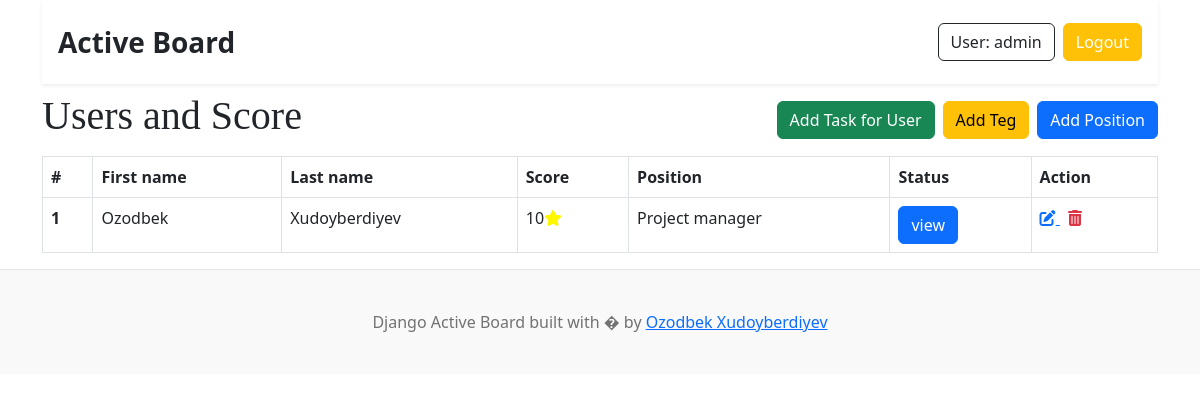
The app's page / (signed in), older data.
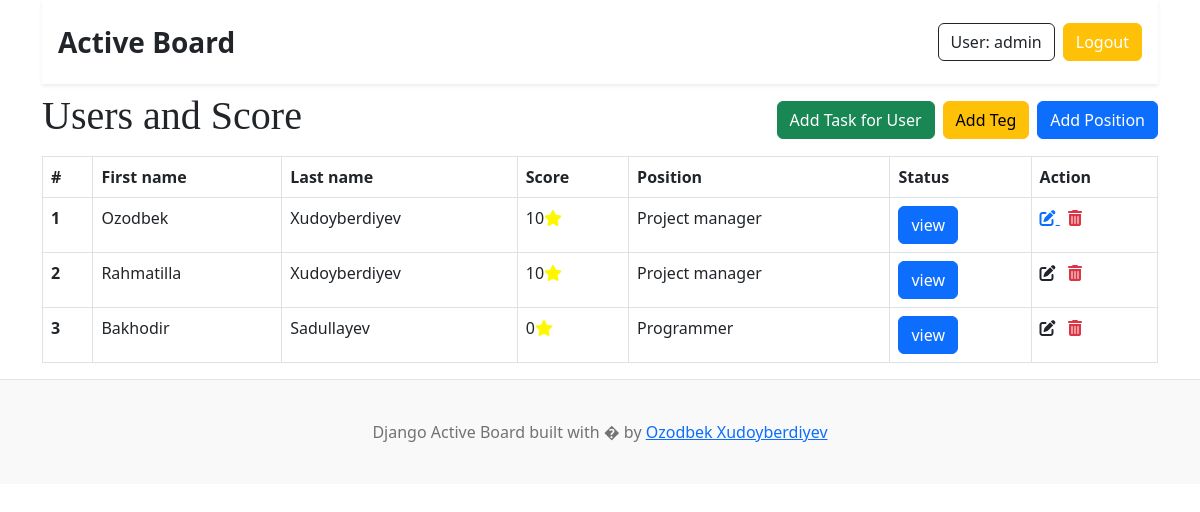
The same page, newer data.
### users/models.py (models this page shows, shortened)
class UserProfile(models.Model):
    user = models.OneToOneField(User, on_delete=models.CASCADE)
    score = models.IntegerField(default=0)
    position = models.ForeignKey(Position,on_delete=models.CASCADE)

class Position(models.Model):
    name = models.CharField(max_length=50)
    def __str__(self):
        return f"{self.name}"

### users/views.py (the view)
# urls.py: 2. Add a URL to urlpatterns:  path('', views.home, name='home')
def home(request):
    users = UserProfile.objects.order_by("-score")
    context = {
        "users":users
    }
    return render(request,"index.html",context)

### templates/index.html (shortened to what this page needs)
{% extends 'base.html' %} {% load static %} {% block content %}
{% if user.is_authenticated %}
  <div class="navbar">
    <h1>Users and Score</h1>
    <div class="d-grid gap-2 d-md-flex justify-content-md-end">
      <a class="btn btn-success" href="{% url 'add_task' %}" type="button">Add Task for User</a>
      <a class="btn btn-warning" href="{% url 'add_teg' %}" type="button">Add Teg</a>
      <a class="btn btn-primary" href="{% url 'add_position' %}" type="button">Add Position</a>
    </div>
  </div>
  <div class="col-12" style="overflow-x: auto;">
    <table class="table table-bordered">
      <thead>
        <tr>
          <th scope="col">#</th>
          <th scope="col">First name</th>
          <th scope="col">Last name</th>
          <th scope="col">Score</th>
          <th scope="col">Position</th>
          <th scope="col">Status</th>
          <th scope="col">Action</th>
        </tr>
      </thead>
      <tbody>
        {% for user in users %}
        <tr>
          <th scope="row">{{forloop.counter}}</th>
          <td>{{user.user.first_name}}</td>
          <td>{{user.user.last_name}}</td>
          <td class="">{{user.score}}<i class="fa-solid fa-star " style="color: #fff700;"></i></td>
          <td>{{user.position}}</td>
          <td >
            <a
              type="button"
              href="{% url "user_status" user.id %}"
              class="btn btn-primary"
            >
              view</a
            >
          </td>
          <td  class="">
              <a {% if request.user.id == user.user.id %} href="{% url 'edit_user' user.id %} {% endif %}">
                <i class="fa-solid fa-pen-to-square"></i>
              </a>
              {% if request.user.is_superuser %}
                <a href="{% url 'delete_user' user.id %}">
                  <i class="fas fa-trash-alt text-danger"></i>
                </a>
              {% endif %}
            </td>
        </tr>
        {% endfor %}
      </tbody>
    </table>
  </div>
{% else %}
<h5>You don't have permission.You should register or login</h5>
{% endif %}
{% endblock %}

### templates/base.html (shortened to what this page needs)
{% load static %}
<!DOCTYPE html>
<html lang="en">
<head>
    <link
      href="https://getbootstrap.com/docs/5.3/dist/css/bootstrap.min.css"
      rel="stylesheet"/>
    <link rel="stylesheet" href='{% static "css/style.css" %}'>
</head>
<body>
    <div class="container">
        <nav class="navbar navbar-expand-lg navbar-light bg-white shadow-sm p-3">
                <a class="navbar-brand fw-bold text-dark fs-3" href="/">Active Board</a>
                <div class="collapse navbar-collapse" id="navbarSupportedContent">
                    <ul class="navbar-nav ms-auto align-items-center">
                        {% if user.is_authenticated %}
                            <li class="nav-item">
                                <a class="btn btn-outline-dark me-2" href="#">User: {{ user }}</a>
                            </li>
                            <li class="nav-item">
                                <a class="btn btn-warning text-white" href="{% url 'logout' %}">Logout</a>
                            </li>
                        {% endif %}
                    </ul>
                </div>
        </nav>
        {% block content %}
        {% endblock %}
    </div>
    <footer class="blog-footer text-center">
      <p>Django Active Board built with � by <a href="https://github.com/Ozodbek3105">Ozodbek Xudoyberdiyev</a></p>
    </footer>
</body>
</html>

### Active_Board/static/css/style.css (style rules this page uses)
h1, h2, h3, h4, h5, h6 { font-family: "Playfair Display", Georgia, "Times New Roman", serif; }
.blog-footer { padding: 2.5rem 0; color: #727272; text-align: center; background-color: #f9f9f9; border-top: .05rem solid #e5e5e5; }
.blog-footer p:last-child { margin-bottom: 0; }

Row changes from the older to the newer data that the page shows:
added UserProfile: user.first_name "Rahmatilla", user.last_name "Xudoyberdiyev", score "10", position "Project manager"
added UserProfile: user.first_name "Bakhodir", user.last_name "Sadullayev", score "0", position "Programmer"
